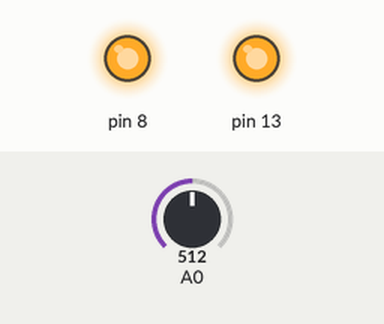
This sketch was run on a simulated Arduino Uno, built with avr-gcc and run on an emulated ATmega328P. Parts: output pins drawn as LEDs (lit = HIGH). The test bench sets the inputs (shaded band); at power-on: A0 = 512.

Above: at 0.1 s.
At 1.5 s:
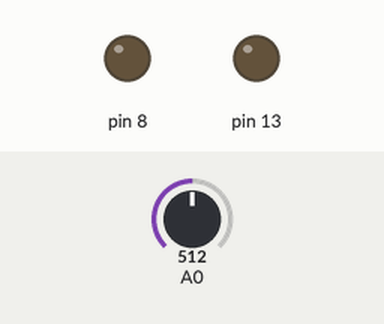
Timing chart, 0 to 3.0 s (numbered marks = the images above):
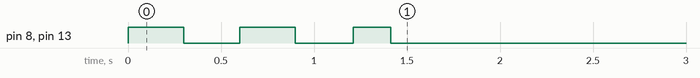

The sketch:

FingerSnappingInterfaceUsingCorrelation.ino
```cpp
//--------------------------------------------------------------------
//Finger Snapping Interface using Correlation
//Programmed by N.Tomi(tomi.nori+github at gmail,com)
//--------------------------------------------------------------------
#include <MsTimer2.h>

//--------------------------------------------------------------------
//RingBuffer
//--------------------------------------------------------------------
#define QUEUE_SIZE  40
#define COUNT_RESET (QUEUE_SIZE*128)
int ringBuffer[QUEUE_SIZE] = {0};
volatile int ringCount = 0;

void AddRingBuffer(int val)
{
  //reset index
  if( ringCount==COUNT_RESET )
  {
    ringCount = 0;
  }
  //add ringbuffer
  int ringIndex = ringCount % QUEUE_SIZE;
  ringBuffer[ringIndex] = val;
  ringCount++;
}

//--------------------------------------------------------------------
//Classfy using Correlation
//--------------------------------------------------------------------
//correct signal 1
int correctY1SubAve[] = {
  -13,-7,-9,-6,-16,-10,-5,-4,-16,-6,-3,-4,-8,6,-8,39,-19,-41,-75,505,-152,-224,245,26,-101,9,-35,-8,3,7,-83,3,6,14,-21,20,9,-16,-7};
int correctY1_2_sqrt  = 648;

//correct signal 2
int correctY2SubAve[] = {
  -3,1,0,1,2,1,1,2,-2,2,3,2,6,8,24,61,-32,-57,-36,-510,282,49,-92,111,64,30,-34,9,-45,26,53,27,-7,-10,-3,-2,-2,17,18};
int correctY2_2_sqrt  = 621;

int ave = 0;
void CalcAve()
{
  ave = 0;
  for( int i=0;i<QUEUE_SIZE;i++ )
  {
    ave += ringBuffer[i];
  }
  ave /= QUEUE_SIZE; //imaiti...
}

boolean Classfy1()
{
  int bunsiX1     = 0.0;
  int bunboTempX1 = 0.0;
  int bunsiX2     = 0.0;
  int bunboTempX2 = 0.0;
  for( int i=0;i<QUEUE_SIZE;i++ )
  {
    int temp  = ringBuffer[i] - ave;
    int temp2 = temp*temp;

    bunsiX1 += temp*correctY1SubAve[i];
    bunboTempX1 += temp2;

    bunsiX2 += temp*correctY2SubAve[i];
    bunboTempX2 += temp2;
  }
  float rX1 = abs( bunsiX1/(sqrt(bunboTempX1)*correctY1_2_sqrt));
  float rX2 = abs( bunsiX2/(sqrt(bunboTempX2)*correctY2_2_sqrt));

  //Serial.println(rX1);
  //Serial.println(rX2);

  if( rX1 > 0.7 && rX2 > 0.7  )
  {
    return true;
  }
  else
  {
    return false;
  }
}

//--------------------------------------------------------------------
//ArduinoSetup
//--------------------------------------------------------------------
#define SKIPOCOUNT 200
const int Led = 13;
const int N = 39;
int skipCount = 0;
volatile boolean isON = false;

//ContinuousADConvert
void ContinuousADConvert()
{
  //read adc0
  int sensorValue = analogRead(A0);
  //add ringbuffer
  AddRingBuffer(sensorValue);

  //debug
  //Serial.println(sensorValue);

  //skip 1回ONになったらすこし無視する
  if( isON==true )
  {
    skipCount++;
    if( skipCount>SKIPOCOUNT )
    {
      skipCount=0;
      isON = false;
      digitalWrite(8, LOW);
      digitalWrite(13, LOW);
    }
    return;
  }

  //Classfy
  CalcAve();
  if( Classfy1()==true )
  {
    digitalWrite(8, HIGH);
    digitalWrite(13, HIGH);
    isON = true;
  }
}

//Setup
void setup() {
  //Serial.begin(57600);
  pinMode(13, OUTPUT);
  pinMode(8,OUTPUT);

  //Hello world L tika!
  for( int i=0;i<2;i++ )
  {
    digitalWrite(8, HIGH);
    digitalWrite(13, HIGH);
    delay(300);
    digitalWrite(8, LOW);
    digitalWrite(13, LOW);
    delay(300);
  }

  //Timer2 interrupt 1ms
  MsTimer2::set(1, ContinuousADConvert);
  MsTimer2::start();
}

//Loop
void loop() {
  //nop
}
```

Measured:
- by itself, pin 8, pin 13: goes LOW 0.30 s, HIGH 0.30 s, LOW 0.31 s, HIGH 0.20 s, then LOW
